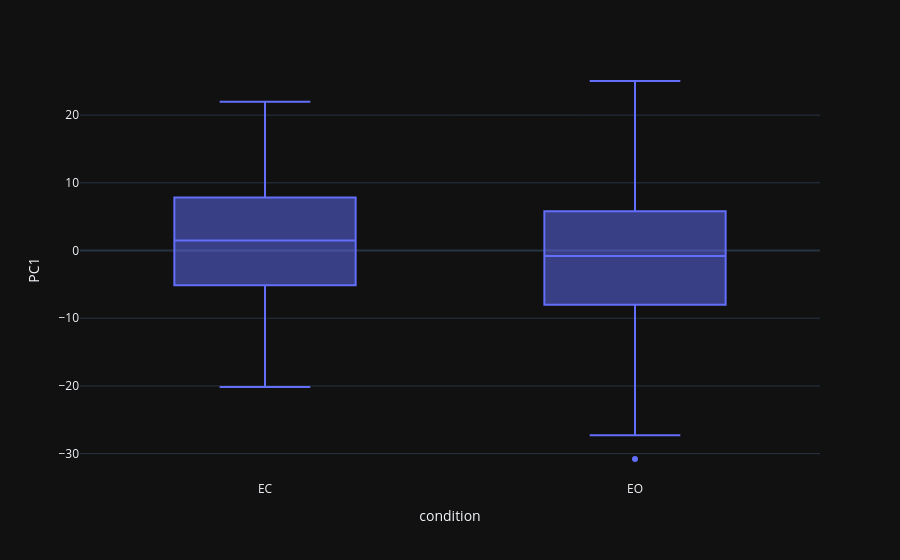

Source (notebook cell):
### Code cell
px.box(df_pca, x="condition", y="PC1")

### Figure 1 — Plotly figure (JSON) as saved in the notebook; plotly's stock layout.template omitted (floating-point values rounded to 4 significant figures)
{"data": [{"alignmentgroup": "True", "hovertemplate": "condition=%{x}<br>PC1=%{y}<extra></extra>", "legendgroup": "", "marker": {"color": "#636efa"}, "name": "", "notched": false, "offsetgroup": "", "orientation": "v", "showlegend": false, "type": "box", "x": ["EC", "EO", "EC", "EO", "EC", "EO", "EC", "EO", "EC", "EO", "EC", "EO", "EC", "EO", "EC", "EO", "EC", "EO", "EC", "EO", "EC", "EO", "EC", "EO", "EC", "EO", "EC", "EO", "EC", "EO", "EC", "EO", "EC", "EO", "EC", "EO", "EC", "EO", "EC", "EO", "EC", "EO", "EC", "EO", "EC", "EO", "EC", "EO", "EC", "EO", "EO", "EC", "EC", "EO", "EC", "EO", "EC", "EO", "EC", "EO", "EC", "EO", "EC", "EO", "EC", "EO", "EC", "EO", "EC", "EO", "EC", "EO", "EC", "EO", "EC", "EO", "EC", "EO", "EC", "EO", "EC", "EO", "EC", "EO", "EC", "EO", "EC", "EO", "EC", "EO", "EC", "EO", "EC", "EO", "EC", "EO", "EC", "EO", "EC", "EO", "EC", "EO", "EC", "EO", "EC", "EO", "EC", "EO"], "x0": " ", "xaxis": "x", "y": [-20.14, -12.0, 6.048, -2.64, 6.305, 15.64, 9.168, 20.17, 8.359, -4.372, -1.088, -7.607, -3.028, -6.794, -8.496, -4.784, 0.1865, 1.326, -8.425, -0.5053, 8.925, 5.948, 10.63, 18.69, 0.5433, 2.418, 12.13, 4.961, -5.137, -9.809, 7.79, 5.818, -7.741, -11.93, 0.9284, -3.966, -2.089, 0.151, 10.55, 8.789, -12.01, -7.557, 11.81, 7.09, 21.96, 25.04, 5.616, 8.718, -13.63, -6.888, 17.94, 17.75, 9.751, 3.833, -8.782, -9.892, -8.664, -9.162, -15.97, -19.91, -1.985, -13.26, 10.77, 7.097, 3.043, 3.453, -18.26, -22.74, 7.815, 0.2844, 10.56, 8.174, 9.343, -8.262, 6.182, 3.472, -10.35, -30.79, -16.09, -27.27, 0.647, 1.919, 2.27, -17.31, 1.426, -1.782, 1.56, -8.703, -5.593, -3.062, 1.333, -2.663, 5.208, 6.528, -4.478, 3.922, -0.5992, -1.094, 6.522, 4.491, 7.127, 4.898, 1.061, -8.022, 2.723, -1.504, 6.277, 13.72], "y0": " ", "yaxis": "y"}], "layout": {"boxmode": "group", "legend": {"tracegroupgap": 0}, "margin": {"t": 60}, "xaxis": {"anchor": "y", "domain": [0, 1], "title": {"text": "condition"}}, "yaxis": {"anchor": "x", "domain": [0, 1], "title": {"text": "PC1"}}}}
